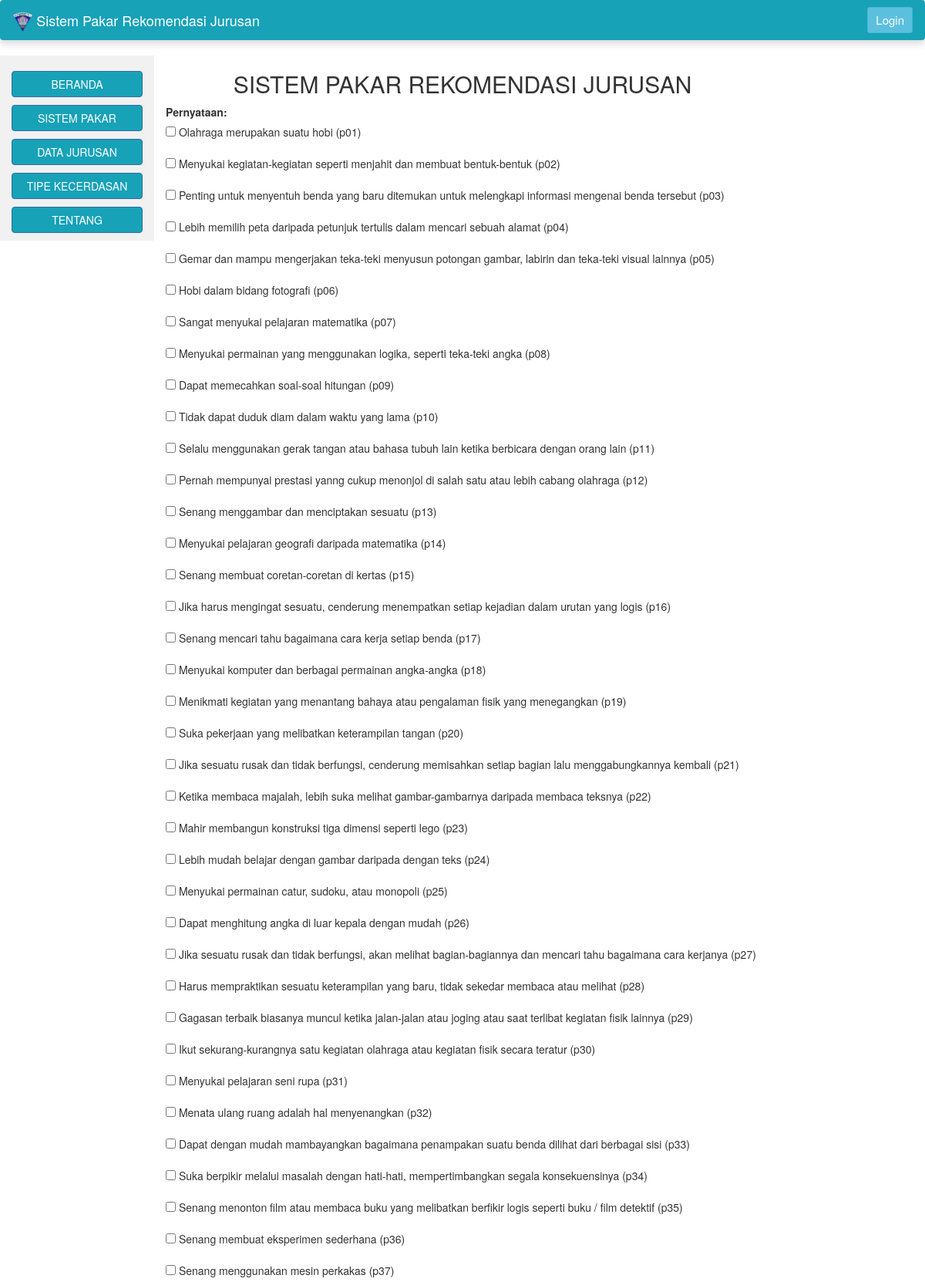
The page /sistem_pakar.php (upper part) on the database its author committed.
### tables this page shows
CREATE TABLE `pernyataan` (
  `id_pernyataan` varchar(10) NOT NULL,
  `pernyataan` varchar(1000) NOT NULL,
  `jenis_kecerdasan` varchar(25) NOT NULL
);

### sistem_pakar.php (the view, shortened to what this page needs)
<?php
include('koneksi.php');
?>
<!DOCTYPE html>
<html lang="en">
<head>
	<link rel="stylesheet" href="https://getbootstrap.com/docs/4.1/dist/css/bootstrap.min.css">
  <link rel="stylesheet" href="https://maxcdn.bootstrapcdn.com/bootstrap/3.3.7/css/bootstrap.min.css">
  <link rel="stylesheet" href="css/style.css">
</head>
<body>
<body>
	<?php
	include ('navbar.php');
?>
<?php
  include ('sidebar.php');
?>
 <div class="col-sm-8 text-left">
      <center><h2>SISTEM PAKAR REKOMENDASI JURUSAN</h2></center>
        <label for="sel1">Pernyataan:</label>
        <form id="form2" name="form2" method="post" action="sistem_pakar.php">
          <?php
            $tampil="select * from pernyataan";
            $query= mysqli_query($konek_db,$tampil);
            while($hasil=mysqli_fetch_array($query)){
              echo "<input type='checkbox' value='".$hasil['id_pernyataan']."' name='pernyataan[]' /> ".$hasil['pernyataan']."<br>"."<br>";
            }
          ?>
        <br>
        <button type="submit" name ="submit" onclick="return checkHasil()" class="btn btn-primary">CEK HASIL</button><br><br>
        </form>
</div>
</body>
</html>

### rows shown on the page
pernyataan: pernyataan "Olahraga merupakan suatu hobi (p01)"
pernyataan: pernyataan "Menyukai kegiatan-kegiatan seperti menjahit dan membuat bentuk-bentuk (p02)"
pernyataan: pernyataan "Penting untuk menyentuh benda yang baru ditemukan untuk melengkapi informasi mengenai benda tersebut (p03)"
pernyataan: pernyataan "Lebih memilih peta daripada petunjuk tertulis dalam mencari sebuah alamat (p04)"
pernyataan: pernyataan "Gemar dan mampu mengerjakan teka-teki menyusun potongan gambar, labirin dan teka-teki visual lainnya (p05)"
pernyataan: pernyataan "Hobi dalam bidang fotografi (p06)"
pernyataan: pernyataan "Sangat menyukai pelajaran matematika (p07)"
pernyataan: pernyataan "Menyukai permainan yang menggunakan logika, seperti teka-teki angka (p08)"
pernyataan: pernyataan "Dapat memecahkan soal-soal hitungan (p09)"
pernyataan: pernyataan "Tidak dapat duduk diam dalam waktu yang lama (p10)"
pernyataan: pernyataan "Selalu menggunakan gerak tangan atau bahasa tubuh lain ketika berbicara dengan orang lain (p11)"
pernyataan: pernyataan "Pernah mempunyai prestasi yanng cukup menonjol di salah satu atau lebih cabang olahraga (p12)"
pernyataan: pernyataan "Senang menggambar dan menciptakan sesuatu (p13)"
pernyataan: pernyataan "Menyukai pelajaran geografi daripada matematika (p14)"
pernyataan: pernyataan "Senang membuat coretan-coretan di kertas (p15)"
pernyataan: pernyataan "Jika harus mengingat sesuatu, cenderung menempatkan setiap kejadian dalam urutan yang logis (p16)"
pernyataan: pernyataan "Senang mencari tahu bagaimana cara kerja setiap benda (p17)"
pernyataan: pernyataan "Menyukai komputer dan berbagai permainan angka-angka (p18)"
pernyataan: pernyataan "Menikmati kegiatan yang menantang bahaya atau pengalaman fisik yang menegangkan (p19)"
pernyataan: pernyataan "Suka pekerjaan yang melibatkan keterampilan tangan (p20)"
pernyataan: pernyataan "Jika sesuatu rusak dan tidak berfungsi, cenderung memisahkan setiap bagian lalu menggabungkannya kembali (p21)"
pernyataan: pernyataan "Ketika membaca majalah, lebih suka melihat gambar-gambarnya daripada membaca teksnya (p22)"
pernyataan: pernyataan "Mahir membangun konstruksi tiga dimensi seperti lego (p23)"
pernyataan: pernyataan "Lebih mudah belajar dengan gambar daripada dengan teks (p24)"
pernyataan: pernyataan "Menyukai permainan catur, sudoku, atau monopoli (p25)"
pernyataan: pernyataan "Dapat menghitung angka di luar kepala dengan mudah (p26)"
pernyataan: pernyataan "Jika sesuatu rusak dan tidak berfungsi, akan melihat bagian-bagiannya dan mencari tahu bagaimana cara kerjanya (p27)"
pernyataan: pernyataan "Harus mempraktikan sesuatu keterampilan yang baru, tidak sekedar membaca atau melihat (p28)"
pernyataan: pernyataan "Gagasan terbaik biasanya muncul ketika jalan-jalan atau joging atau saat terlibat kegiatan fisik lainnya (p29)"
pernyataan: pernyataan "Ikut sekurang-kurangnya satu kegiatan olahraga atau kegiatan fisik secara teratur (p30)"
pernyataan: pernyataan "Menyukai pelajaran seni rupa (p31)"
pernyataan: pernyataan "Menata ulang ruang adalah hal menyenangkan (p32)"
pernyataan: pernyataan "Dapat dengan mudah mambayangkan bagaimana penampakan suatu benda dilihat dari berbagai sisi (p33)"
pernyataan: pernyataan "Suka berpikir melalui masalah dengan hati-hati, mempertimbangkan segala konsekuensinya (p34)"
pernyataan: pernyataan "Senang menonton film atau membaca buku yang melibatkan berfikir logis seperti buku / film detektif (p35)"
pernyataan: pernyataan "Senang membuat eksperimen sederhana (p36)"
pernyataan: pernyataan "Senang menggunakan mesin perkakas (p37)"
